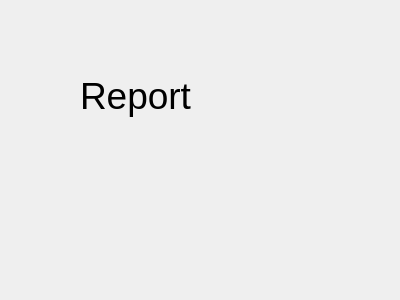
<?xml version="1.0" encoding="UTF-8"?>
<ui version="4.0">
 <class>ReportForm</class>
 <widget class="QWidget" name="ReportForm">
  <property name="geometry">
   <rect>
    <x>0</x>
    <y>0</y>
    <width>400</width>
    <height>300</height>
   </rect>
  </property>
  <property name="font">
   <font>
    <pointsize>28</pointsize>
   </font>
  </property>
  <property name="windowTitle">
   <string>Form</string>
  </property>
  <widget class="QLabel" name="label">
   <property name="geometry">
    <rect>
     <x>80</x>
     <y>70</y>
     <width>181</width>
     <height>51</height>
    </rect>
   </property>
   <property name="text">
    <string>Report</string>
   </property>
  </widget>
 </widget>
 <resources/>
 <connections/>
</ui>
